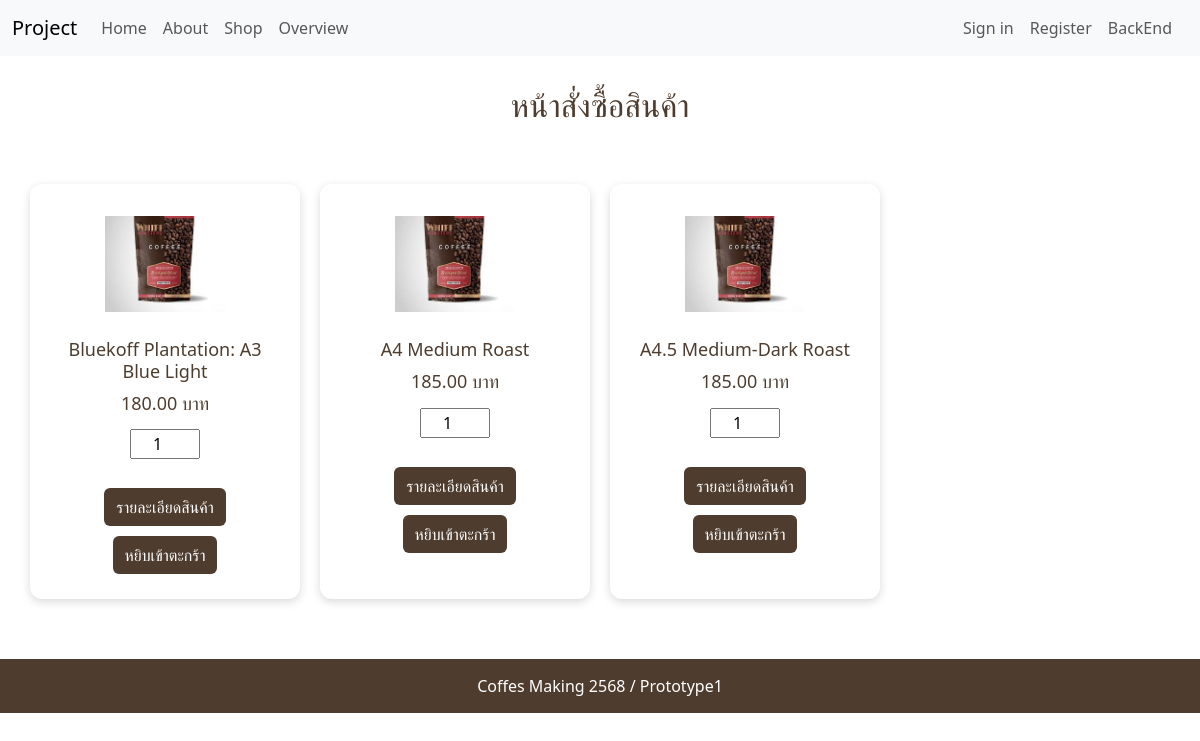
The page /frontend/shop.php on the database its author committed.
### tables this page shows
CREATE TABLE `inventory` (
  `id` int(5) NOT NULL,
  `name` varchar(50) NOT NULL,
  `description` varchar(255) NOT NULL,
  `typ_id` int(5) NOT NULL,
  `cate_id` int(5) NOT NULL,
  `location_id` int(5) NOT NULL,
  `uid` int(5) NOT NULL,
  `num` int(5) NOT NULL,
  `buy` decimal(10,2) NOT NULL,
  `sale` decimal(10,2) NOT NULL,
  `cp` int(5) NOT NULL,
  `status` int(1) NOT NULL DEFAULT 1
);

### config/class.connect.php (called while the page is built, shortened)
<?php
class connect
{
    function conn()
    {
        $host = 'localhost';
        $dbname = 'coffees';
        $user = 'root';
        $pass = '';
        $conn = new PDO ("mysql:host=$host;dbname=$dbname","$user","$pass");
        $conn->exec("set names utf8");
        return $conn;
    }
    function query($sql)
    {
        $conn = $this->conn();
        $res = $conn->prepare($sql);
        $res->execute();
        return $res;
    }
}
?>

### frontend/shop.php (the view, shortened to what this page needs)
<?php
require_once '../config/class.connect.php';
?>
<!DOCTYPE html>
<html lang="th">
<head>
<link href="https://cdn.jsdelivr.net/npm/bootstrap@5.3.3/dist/css/bootstrap.min.css" rel="stylesheet">
<link rel="stylesheet" href="../css/shop.css">
</head>
<body>
<?php include 'menu.php'; ?>
<center>
    <h2 class="shop-title">หน้าสั่งซื้อสินค้า</h2>
</center>
<div class="card-container">
<?php
$conn = new connect();
$sql = "select *
        from inventory
        where inventory.typ_id = 3
        and inventory.status = 1";
$res = $conn->query($sql);
while ($cdr = $res->fetch())
{
?>
<div class="product-card">
    <img src="../img/images.jpg" class="product-image">
    <h6>
        <?php echo $cdr['name']; ?>
    </h6>
    <h5>
        <?php echo number_format($cdr['sale'],2); ?> บาท
    </h5>
    <input type="number"
           name="quantity"
           min="1"
           value="1"
           class="quantity">
    <br>
    <br>
    <input type="button"
           value="รายละเอียดสินค้า"
           onclick='window.open("index.php?option=det&task=def&id=<?php echo $cdr["id"]; ?>","_self")'>
    <input type="button"
           value="หยิบเข้าตะกร้า"
           onclick='window.open("index.php?option=shope&task=def&id=<?php echo $cdr["id"]; ?>","_self")'>
</div>
<?php
}
?>
</div>
<div class="footer">
    Coffes Making 2568 / Prototype1
</div>
</body>
</html>
</body>
</html>

### frontend/menu.php (shortened to what this page needs)
<nav class="navbar navbar-expand-lg bg-body-tertiary">
    <div class="container-fluid">
        <a class="navbar-brand" href="home.php">Project</a>
        <div class="collapse navbar-collapse" id="navbarSupportedContent">
            <ul class="navbar-nav me-auto mb-2 mb-lg-0">
                <li class="nav-item">
                    <a class="nav-link" href="home.php">
                        Home
                    </a>
                </li>
                <li class="nav-item">
                    <a class="nav-link" href="about.php">
                        About
                    </a>
                </li>
                <li class="nav-item">
                    <a class="nav-link" href="shop.php">
                        Shop
                    </a>
                </li>
                <li class="nav-item">
                    <a class="nav-link" href="overview.php">
                        Overview
                    </a>
                </li>
            </ul>
<ul class="navbar-nav me-2 mb-0 mb-lg-0">
<?php if (isset($_SESSION['customer_id'])): ?>
    <li class="nav-item">
        <a class="nav-link" href="overview.php">
            <?php echo $_SESSION['customer_name']; ?>
        </a>
    </li>
    <li class="nav-item">
        <a class="nav-link" href="logout.php">
            Logout
        </a>
    </li>
<?php else: ?>
    <li class="nav-item">
        <a class="nav-link" href="loginC.php">
            Sign in
        </a>
    </li>
    <li class="nav-item">
        <a class="nav-link" href="register.php">
            Register
        </a>
    </li>
    <li class="nav-item">
        <a class="nav-link" href="../backend/index.php">BackEnd</a>
    </li>
<?php endif; ?>
</ul>
        </div>
    </div>
</nav>

### css/shop.css (style rules this page uses)
.card-container { display: grid; grid-template-columns: repeat(4, 1fr); gap: 20px; padding: 30px; max-width: 1400px; margin: auto; }
.product-card { background: #fff; border-radius: 12px; padding: 20px; text-align: center; box-shadow: 0 3px 10px rgba(0,0,0,0.15); }
.product-image { width: 120px; height: 120px; object-fit: contain; margin-bottom: 15px; }
.product-card h6 { font-size: 18px; margin-bottom: 10px; color: #4e3c2e; }
.product-card h5 { font-size: 18px; margin-bottom: 15px; color: #4e3c2e; }
.quantity { width: 70px; text-align: center; }
.product-card input[type="button"] { margin: 5px; padding: 7px 12px; border: none; border-radius: 6px; background-color: #4e3c2e; color: white; cursor: pointer; }
.shop-title { margin: 30px 0; color: #4e3c2e; }
.footer { margin-top: 30px; padding: 15px; text-align: center; background-color: #4e3c2e; color: white; }

### rows shown on the page
inventory: name "Bluekoff Plantation: A3 Blue Light", sale "180.00"
inventory: name "A4 Medium Roast", sale "185.00"
inventory: name "A4.5 Medium-Dark Roast", sale "185.00"
